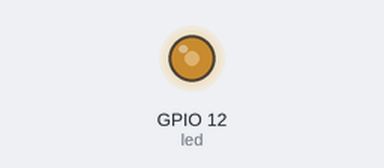
Simulated run of this program. Board: Raspberry Pi (BCM pin numbers). On the bench: output pins drawn as LEDs (lit = HIGH).

Above: at 0.05 s.
At 2.4 s:
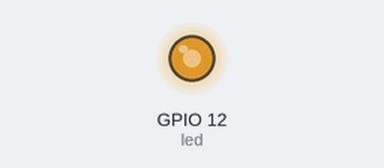
At 4.1 s:
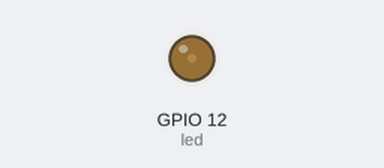
At 5.55 s:
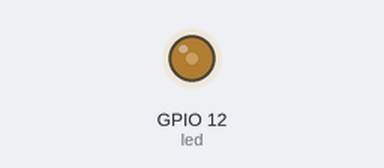
Timing chart, 0 to 7.9 s (numbered marks = the images above):
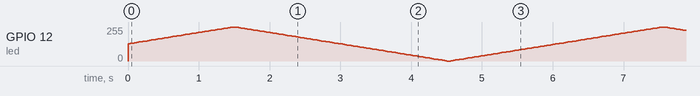

The program:

pwm_led.py
```python
#!/usr/bin/python3
import RPi.GPIO as GPIO
import time

led = 12
duty = 50.0
#Set up the GPIO ports
GPIO.setmode(GPIO.BCM)
GPIO.setup(led, GPIO.OUT)
led_pwm = GPIO.PWM(led,400)
led_pwm.start(duty)
step = 1.0
while True:
     duty += step
     if duty < 0:
        step = 1.0
        duty = 0
     if duty > 100:
        step = -1.0
        duty = 100
     led_pwm.ChangeDutyCycle(duty)
     time.sleep(.03)
GPIO.cleanup()
```
